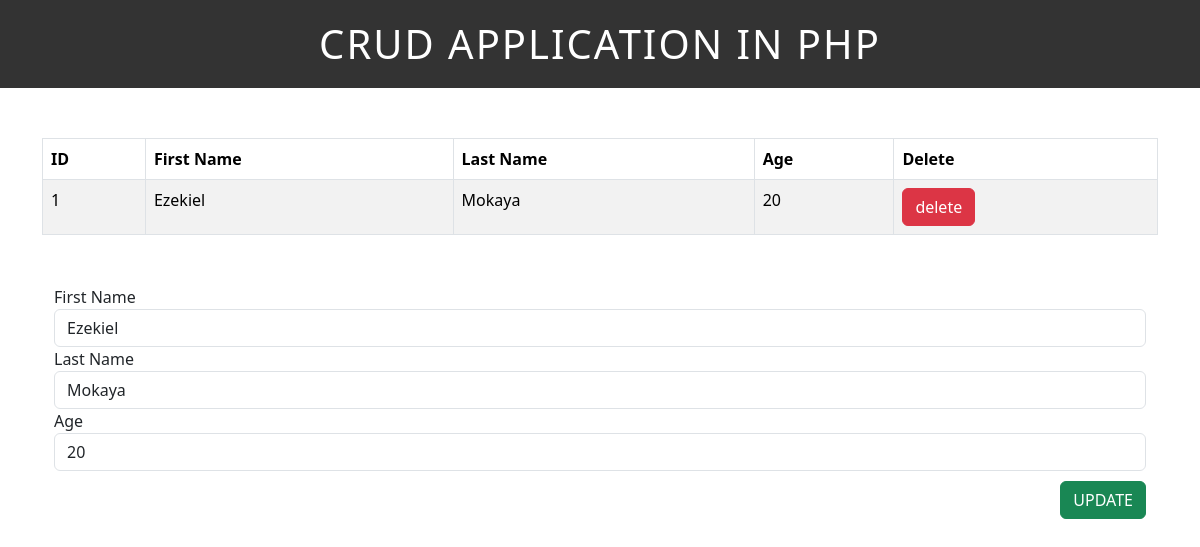
Page /update.php?id=1 on the committed database.
### tables this page shows
CREATE TABLE `students` (
  `id` int(11) NOT NULL,
  `first_name` varchar(255) NOT NULL,
  `last_name` varchar(255) NOT NULL,
  `age` int(11) NOT NULL
);

### update.php (the view, shortened to what this page needs)
<?php require_once("header.php"); ?>
<?php require_once("dbconn.php"); ?>
    <?php
    if(isset($_GET["id"])){
      $id = $_GET["id"];
    }
    ?>
    <table class="table table-hover table-bordered table-striped">
      <thead>
        <tr>
          <th>ID</th>
          <th>First Name</th>
          <th>Last Name</th>
          <th>Age</th>
          <th>Delete</th>
        </tr>
      </thead>
      <tbody>
        <?php
          $sql = "SELECT * FROM students WHERE id ='$id'";
          $result = mysqli_query($conn, $sql);
          if(mysqli_num_rows($result) > 0){
            while($row = mysqli_fetch_assoc($result)){
              $id = $row["id"];
              $fname = $row["first_name"];
              $lname = $row["last_name"];
              $age = $row["age"];
              ?>
              <tr>
                <td><?php echo $id; ?></td>
                <td><?php echo $fname; ?></td>
                <td><?php echo $lname; ?></td>
                <td><?php echo $age; ?></td>
                <td><a href="delete.php?id=<?php echo $id; ?>" class="btn btn-danger">delete</a></td>
              </tr>
              <?php
            }
          }
        ?>
      </tbody>
    </table>
    <div class="container">
      <form action="<?php htmlspecialchars($_SERVER["PHP_SELF"]); ?>" method="post">
        <label for="fname">First Name</label>
        <input type="text" name="fname" id="name" class="form-control" value="<?php echo $fname; ?>">
        <label for="lname">Last Name</label>
        <input type="text" name="lname" id="lastName" class="form-control" value="<?php echo $lname; ?>">
        <label for="age">Age</label>
        <input type="number" name="age" id="age" class="form-control" value="<?php echo $age; ?>">
        <input type="submit" name="update" value="UPDATE" class="btn btn-success" style="margin-top: 10px; float: right;">
      </form>
    </div>
<?php require_once("footer.php"); ?>

### style.css (style rules this page uses)
.container { margin-top: 50px; }

### rows in the picture
students: id "1", first_name "Ezekiel", last_name "Mokaya", age "20", fname "Ezekiel", lname "Mokaya"
